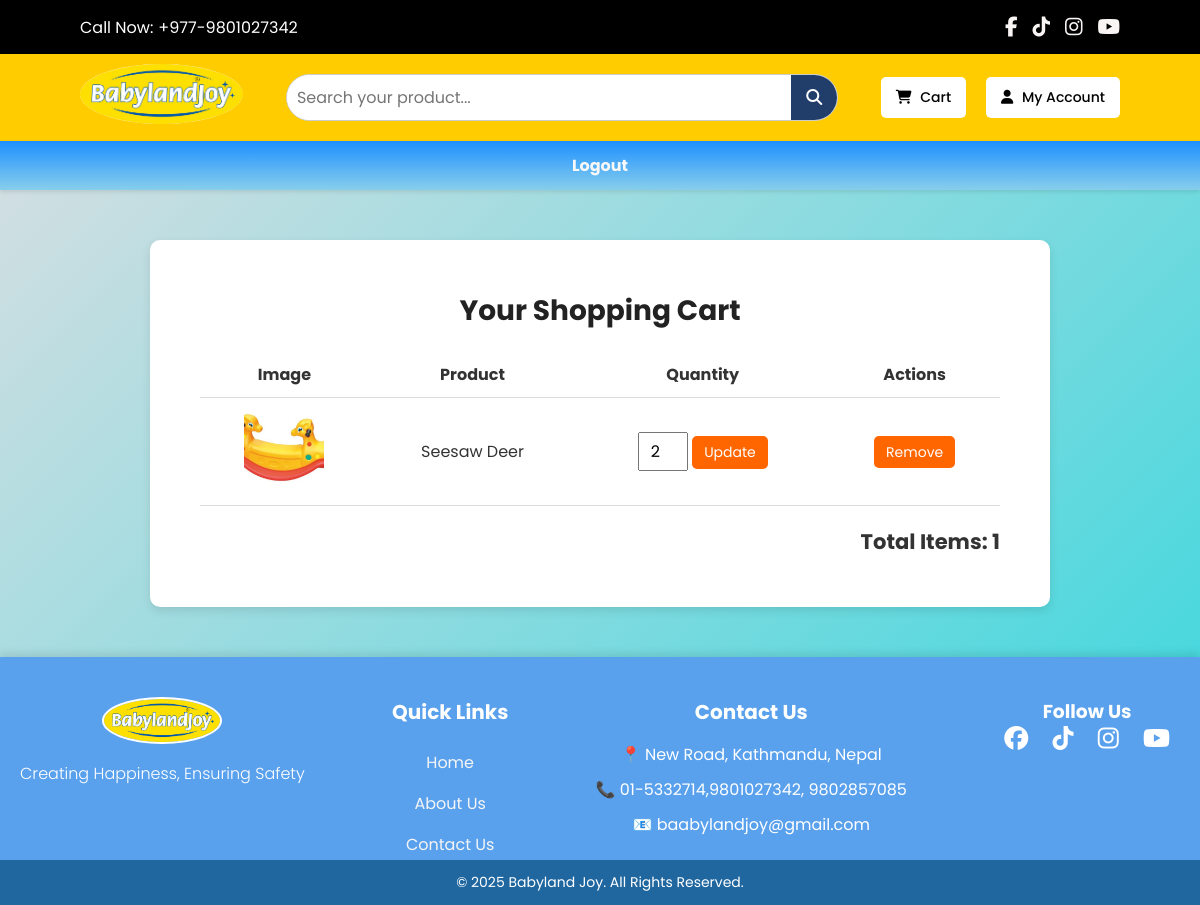
The app's page /cart/ (signed in) with its own data.
### cart/models.py (models this page shows, shortened)
class CartItem(models.Model):
    cart = models.ForeignKey(Cart, related_name="cartitems", on_delete=models.CASCADE)
    product = models.ForeignKey(Product, on_delete=models.CASCADE)
    quantity = models.PositiveIntegerField(default=1)
    def total_price(self):
        return self.quantity * self.product.price

class Cart(models.Model):
    user = models.ForeignKey(User, on_delete=models.CASCADE, null=True, blank=True)
    created_at = models.DateTimeField(auto_now_add=True)
    is_active = models.BooleanField(default=True)  # To handle active/inactive carts
    def total_price(self):
        return sum(item.total_price() for item in self.cartitems.all())
    def total_items(self):
        return self.cartitems.count()

### products/models.py (models this page shows, shortened)
class Product(models.Model):
    name = models.CharField(max_length=200)
    model_no = models.CharField(max_length=100,default='UNKNOWN')  # Unique Model Number
    size = models.CharField(max_length=50, blank=True, null=True)  # Optional Size
    price = models.DecimalField(max_digits=10, decimal_places=2)
    image = models.ImageField(upload_to="product_images/")

### cart/views.py (the view)
# urls.py: path("", cart_view, name="cart_view"),
@login_required
def cart_view(request):
    cart = Cart.objects.filter(user=request.user).first()  # Fetch user's cart
    if cart:
        cart_items = cart.cartitems.all()
        print(f"Cart ID: {cart.id}, Total Items: {cart_items.count()}")
    else:
        cart_items = []
        print("No cart found for user!")
    return render(request, "cart/cart.html", {"cart": cart, "cart_items": cart_items})

### cart/templates/cart/cart.html (shortened to what this page needs)
{% extends 'products/base.html' %}
{% load static %}
{% block css %}
<link rel="stylesheet" href="{% static 'css/cart.css' %}">
{% endblock %}
{% block content %}
  <div class="cart-container">
    <h1>Your Shopping Cart</h1>
    {% if cart_items %}
    <table class="cart-table">
      <thead>
        <tr>
          <th>Image</th>
          <th>Product</th>
          <th>Quantity</th>
          <th>Actions</th>
        </tr>
      </thead>
      <tbody>
        {% for item in cart_items %}
        <tr>
          <td><img src="{{ item.product.image.url }}" alt="{{ item.product.name }}"></td>
          <td>{{ item.product.name }}</td>
          <td>
            <form action="{% url 'update_cart' item.id %}" method="POST">
              <input type="number" name="quantity" value="{{ item.quantity }}" min="1">
              <button type="submit" class="update-btn">Update</button>
            </form>
          </td>
          <td>
            <a href="{% url 'remove_from_cart' item.id %}" class="remove-btn">Remove</a>
          </td>
        </tr>
        {% endfor %}
      </tbody>
    </table>
    <div class="cart-summary">
      <h3>Total Items: {{ cart.total_items }}</h3>
    </div>
    {% else %}
    <p style="text-align: center; font-size: 18px;">Your cart is empty.</p>
    {% endif %}
  </div>
{% endblock %}

### products/static/css/base.css (style rules this page uses)
* { margin: 0; padding: 0; box-sizing: border-box; font-family: 'Poppins', sans-serif; }
html, body { scroll-behavior: smooth; background: linear-gradient(135deg, #e0dfe2, #35d7dd); color: #333; overflow-x: hidden; display: flex; flex-direction: column; min-height: 100vh; scroll-behavior: smooth; }
a { text-decoration: none; color: inherit; }

### cart/static/css/cart.css (style rules this page uses)
.cart-container { max-width: 900px; margin: 50px auto; padding: 50px; background: white; border-radius: 10px; box-shadow: 0px 4px 10px rgba(0, 0, 0, 0.1); }
.cart-container h1 { text-align: center; margin-bottom: 20px; font-size: 28px; color: #222; }
.cart-table { width: 100%; border-collapse: collapse; margin-bottom: 20px; }
.cart-table th, .cart-table td { padding: 10px; text-align: center; border-bottom: 1px solid #ddd; }
.cart-table img { width: 80px; height: 80px; object-fit: cover; border-radius: 8px; }
.cart-table input { width: 50px; text-align: center; padding: 5px; font-size: 16px; }
.update-btn, .remove-btn { background: #ff6600; color: white; padding: 6px 12px; border: none; border-radius: 5px; cursor: pointer; font-size: 14px; transition: 0.3s ease-in-out; text-decoration: none; }
.cart-summary { text-align: right; font-size: 18px; margin-top: 10px; }

### records on screen
CartItem: product.image (picture), product.name "Seesaw Deer", quantity "2"
Cart: total_items "1"
